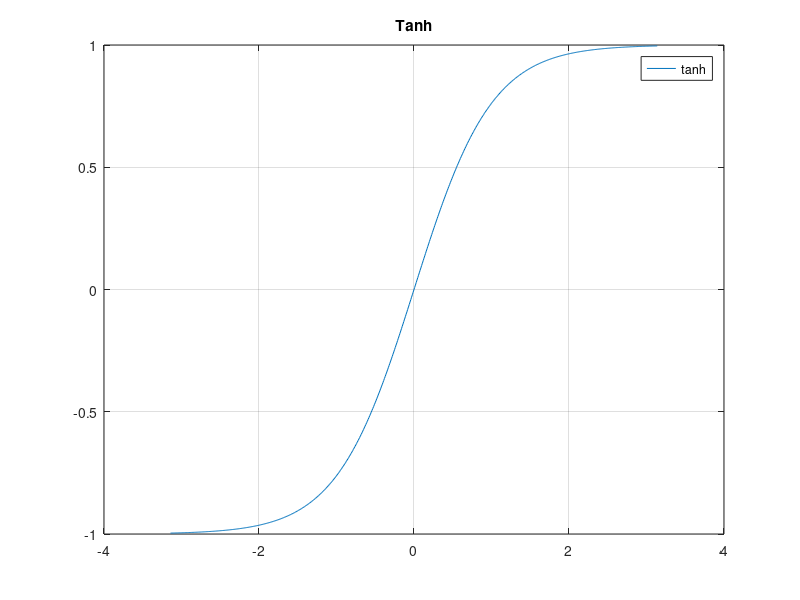

Reproduce this figure in MATLAB.
figure(1);
x=[-pi:0.01:pi];
y = tanh(x);

% Plot the signal versus time:
plot(x,y);

grid on;
%xlabel('time (in seconds)');
title('Tanh');
legend('tanh')
